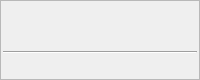
        <widget class="QFrame" name="navButtonsFrame">
         <property name="sizePolicy">
          <sizepolicy hsizetype="Preferred" vsizetype="Minimum">
           <horstretch>0</horstretch>
           <verstretch>0</verstretch>
          </sizepolicy>
         </property>
         <property name="minimumSize">
          <size>
           <width>16</width>
           <height>80</height>
          </size>
         </property>
         <property name="maximumSize">
          <size>
           <width>16777215</width>
           <height>80</height>
          </size>
         </property>
         <property name="frameShape">
          <enum>QFrame::StyledPanel</enum>
         </property>
         <property name="frameShadow">
          <enum>QFrame::Raised</enum>
         </property>
         <layout class="QVBoxLayout">
          <property name="spacing">
           <number>2</number>
          </property>
          <property name="leftMargin">
           <number>2</number>
          </property>
          <property name="topMargin">
           <number>2</number>
          </property>
          <property name="rightMargin">
           <number>2</number>
          </property>
          <property name="bottomMargin">
           <number>2</number>
          </property>
          <item>
           <layout class="QHBoxLayout">
            <property name="spacing">
             <number>0</number>
            </property>
            <property name="leftMargin">
             <number>0</number>
            </property>
            <property name="topMargin">
             <number>0</number>
            </property>
            <property name="rightMargin">
             <number>0</number>
            </property>
            <property name="bottomMargin">
             <number>0</number>
            </property>
            <item>
             <widget class="QPushButton" name="navFirst">
              <property name="maximumSize">
               <size>
                <width>20</width>
                <height>16777215</height>
               </size>
              </property>
              <property name="focusPolicy">
               <enum>Qt::NoFocus</enum>
              </property>
              <property name="text">
               <string/>
              </property>
              <property name="icon">
               <iconset theme="go-first" resource="board.qrc">
                <normaloff>:/boardicons/resources/pics/2leftarrow.png</normaloff>:/boardicons/resources/pics/2leftarrow.png</iconset>
              </property>
              <property name="flat">
               <bool>true</bool>
              </property>
             </widget>
            </item>
            <item>
             <widget class="QPushButton" name="navBackward">
              <property name="maximumSize">
               <size>
                <width>20</width>
                <height>16777215</height>
               </size>
              </property>
              <property name="focusPolicy">
               <enum>Qt::NoFocus</enum>
              </property>
              <property name="text">
               <string/>
              </property>
              <property name="icon">
               <iconset theme="go-previous" resource="board.qrc">
                <normaloff>:/boardicons/resources/pics/previous.png</normaloff>:/boardicons/resources/pics/previous.png</iconset>
              </property>
              <property name="flat">
               <bool>true</bool>
              </property>
             </widget>
            </item>
            <item>
             <widget class="QPushButton" name="navForward">
              <property name="maximumSize">
               <size>
                <width>20</width>
                <height>16777215</height>
               </size>
              </property>
              <property name="focusPolicy">
               <enum>Qt::NoFocus</enum>
              </property>
              <property name="text">
               <string/>
              </property>
              <property name="icon">
               <iconset theme="go-next" resource="board.qrc">
                <normaloff>:/boardicons/resources/pics/next.png</normaloff>:/boardicons/resources/pics/next.png</iconset>
              </property>
              <property name="flat">
               <bool>true</bool>
              </property>
             </widget>
            </item>
            <item>
             <widget class="QPushButton" name="navLast">
              <property name="maximumSize">
               <size>
                <width>20</width>
                <height>16777215</height>
               </size>
              </property>
              <property name="focusPolicy">
               <enum>Qt::NoFocus</enum>
              </property>
              <property name="text">
               <string/>
              </property>
              <property name="icon">
               <iconset theme="go-last" resource="board.qrc">
                <normaloff>:/boardicons/resources/pics/2rightarrow.png</normaloff>:/boardicons/resources/pics/2rightarrow.png</iconset>
              </property>
              <property name="flat">
               <bool>true</bool>
              </property>
             </widget>
            </item>
           </layout>
          </item>
          <item>
           <layout class="QHBoxLayout">
            <property name="spacing">
             <number>6</number>
            </property>
            <property name="leftMargin">
             <number>0</number>
            </property>
            <property name="topMargin">
             <number>0</number>
            </property>
            <property name="rightMargin">
             <number>0</number>
            </property>
            <property name="bottomMargin">
             <number>0</number>
            </property>
            <item>
             <widget class="QPushButton" name="navPrevComment">
              <property name="maximumSize">
               <size>
                <width>20</width>
                <height>16777215</height>
               </size>
              </property>
              <property name="focusPolicy">
               <enum>Qt::NoFocus</enum>
              </property>
              <property name="text">
               <string/>
              </property>
              <property name="icon">
               <iconset resource="board.qrc">
                <normaloff>:/boardicons/resources/pics/previous_comment.png</normaloff>:/boardicons/resources/pics/previous_comment.png</iconset>
              </property>
              <property name="flat">
               <bool>true</bool>
              </property>
             </widget>
            </item>
            <item>
             <widget class="QPushButton" name="navIntersection">
              <property name="maximumSize">
               <size>
                <width>20</width>
                <height>16777215</height>
               </size>
              </property>
              <property name="focusPolicy">
               <enum>Qt::NoFocus</enum>
              </property>
              <property name="text">
               <string/>
              </property>
              <property name="icon">
               <iconset resource="board.qrc">
                <normaloff>:/boardicons/resources/pics/goto_move.png</normaloff>:/boardicons/resources/pics/goto_move.png</iconset>
              </property>
              <property name="flat">
               <bool>true</bool>
              </property>
             </widget>
            </item>
            <item>
             <widget class="QPushButton" name="navNextComment">
              <property name="maximumSize">
               <size>
                <width>20</width>
                <height>16777215</height>
               </size>
              </property>
              <property name="focusPolicy">
               <enum>Qt::NoFocus</enum>
              </property>
              <property name="text">
               <string/>
              </property>
              <property name="icon">
               <iconset resource="board.qrc">
                <normaloff>:/boardicons/resources/pics/next_comment.png</normaloff>:/boardicons/resources/pics/next_comment.png</iconset>
              </property>
              <property name="flat">
               <bool>true</bool>
              </property>
             </widget>
            </item>
           </layout>
          </item>
          <item>
           <widget class="Line" name="line_2">
            <property name="orientation">
             <enum>Qt::Horizontal</enum>
            </property>
           </widget>
          </item>
          <item>
           <layout class="QHBoxLayout">
            <property name="spacing">
             <number>0</number>
            </property>
            <property name="leftMargin">
             <number>0</number>
            </property>
            <property name="topMargin">
             <number>0</number>
            </property>
            <property name="rightMargin">
             <number>0</number>
            </property>
            <property name="bottomMargin">
             <number>0</number>
            </property>
            <item>
             <widget class="QPushButton" name="navStartVar">
              <property name="maximumSize">
               <size>
                <width>20</width>
                <height>28</height>
               </size>
              </property>
              <property name="focusPolicy">
               <enum>Qt::NoFocus</enum>
              </property>
              <property name="text">
               <string/>
              </property>
              <property name="icon">
               <iconset theme="go-top" resource="board.qrc">
                <normaloff>:/boardicons/resources/pics/top.png</normaloff>:/boardicons/resources/pics/top.png</iconset>
              </property>
              <property name="flat">
               <bool>true</bool>
              </property>
             </widget>
            </item>
            <item>
             <widget class="QPushButton" name="navPrevVar">
              <property name="maximumSize">
               <size>
                <width>20</width>
                <height>16777215</height>
               </size>
              </property>
              <property name="focusPolicy">
               <enum>Qt::NoFocus</enum>
              </property>
              <property name="text">
               <string/>
              </property>
              <property name="icon">
               <iconset theme="go-up" resource="board.qrc">
                <normaloff>:/boardicons/resources/pics/up.png</normaloff>:/boardicons/resources/pics/up.png</iconset>
              </property>
              <property name="flat">
               <bool>true</bool>
              </property>
             </widget>
            </item>
            <item>
             <widget class="QPushButton" name="navMainBranch">
              <property name="maximumSize">
               <size>
                <width>20</width>
                <height>16777215</height>
               </size>
              </property>
              <property name="focusPolicy">
               <enum>Qt::NoFocus</enum>
              </property>
              <property name="text">
               <string/>
              </property>
              <property name="icon">
               <iconset resource="board.qrc">
                <normaloff>:/boardicons/resources/pics/reload.png</normaloff>:/boardicons/resources/pics/reload.png</iconset>
              </property>
              <property name="flat">
               <bool>true</bool>
              </property>
             </widget>
            </item>
            <item>
             <widget class="QPushButton" name="navNextVar">
              <property name="maximumSize">
               <size>
                <width>20</width>
                <height>16777215</height>
               </size>
              </property>
              <property name="focusPolicy">
               <enum>Qt::NoFocus</enum>
              </property>
              <property name="text">
               <string/>
              </property>
              <property name="icon">
               <iconset theme="go-down" resource="board.qrc">
                <normaloff>:/boardicons/resources/pics/down.png</normaloff>:/boardicons/resources/pics/down.png</iconset>
              </property>
              <property name="flat">
               <bool>true</bool>
              </property>
             </widget>
            </item>
            <item>
             <widget class="QPushButton" name="navNextBranch">
              <property name="maximumSize">
               <size>
                <width>20</width>
                <height>16777215</height>
               </size>
              </property>
              <property name="focusPolicy">
               <enum>Qt::NoFocus</enum>
              </property>
              <property name="text">
               <string/>
              </property>
              <property name="icon">
               <iconset theme="go-bottom" resource="board.qrc">
                <normaloff>:/boardicons/resources/pics/bottom.png</normaloff>:/boardicons/resources/pics/bottom.png</iconset>
              </property>
              <property name="flat">
               <bool>true</bool>
              </property>
             </widget>
            </item>
           </layout>
          </item>
         </layout>
        </widget>
